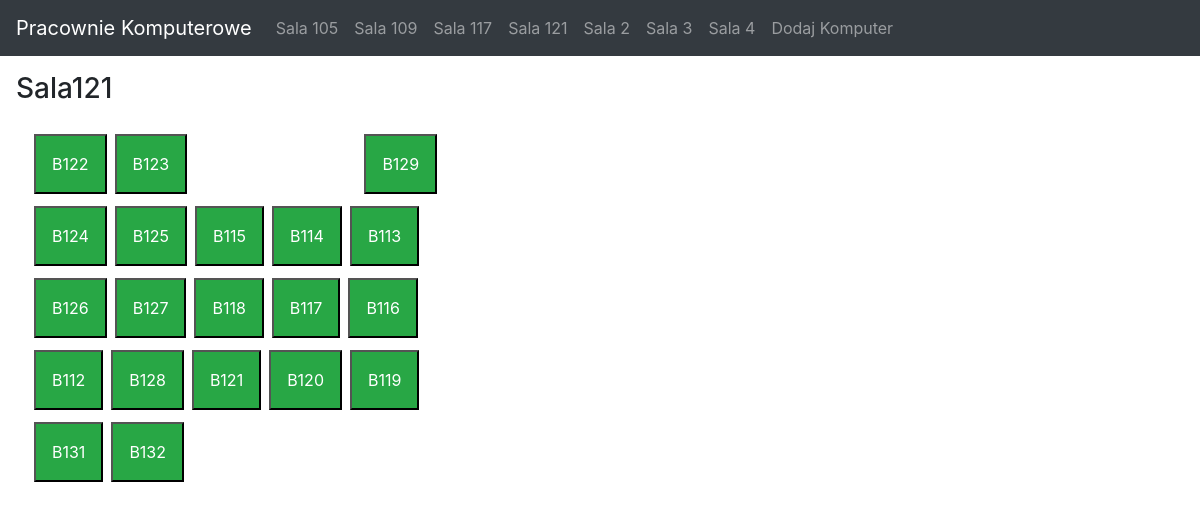
Page /s121/ on the committed database.
### compView/models.py (models this page shows, shortened)
class Computer(models.Model):
    classR = models.ForeignKey(ClassRoom, on_delete=models.CASCADE)
    name = models.CharField(max_length=200, default ="test")
    ip = models.CharField(max_length=200, default ="test")
    sys = models.CharField(max_length=200, default ="test")
    cpu = models.CharField(max_length=200, default ="test")
    isOn = models.BooleanField()

### compView/views.py (the view)
# urls.py: path("s121/", views.s121, name="s121"),
def s121(response):
    cr = Computer.objects.filter(classR = "2")
    return render(response, "compView/sala121.html", {"cr":cr})

### compView/templates/compView/sala121.html (shortened to what this page needs)
{% extends 'compView/base.html' %}
{% load static %}
{% block content %}
<h3 class="pt-3 ml-3">Sala121</h3>
<body>
    <div class="container pt-3">
        {%for class in cr%}
        {%if forloop.counter == 1 %}
        <div class="row">
        {% if class.isOn == True %}
            <button type="button" class="p-3 mb-2 bg-success text-white  text-center m-1" data-toggle="modal" data-target="#{{class.name}}">{{class.name}}</button>
            {%endif%}
        {%elif forloop.counter == 2 %}
            {% if class.isOn == True %}
            <button type="button" class="p-3 mb-2 bg-success text-white text-center m-1" data-toggle="modal" data-target="#{{class.name}}">{{class.name}}</button>
            {%endif%}
        {%else%}
        {% if class.isOn == True %}
        <button type="button" class="p-3 mb-2 bg-success text-white  text-center m-1" data-toggle="modal" data-target="#{{class.name}}">{{class.name}}</button>
        {% if forloop.counter == 3 or forloop.counter == 8  or forloop.counter == 13 or forloop.counter == 18 %}
            </div>
            <div class="row">
            {%endif%}
        {%endif%}
        {%endif%}
        {% endfor %}
    </div>
</body>
{% endblock %}

### rows in the picture
Computer: name "B122"
Computer: name "B123"
Computer: name "B129"
Computer: name "B124"
Computer: name "B125"
Computer: name "B115"
Computer: name "B114"
Computer: name "B113"
Computer: name "B126"
Computer: name "B127"
Computer: name "B118"
Computer: name "B117"
Computer: name "B116"
Computer: name "B112"
Computer: name "B128"
Computer: name "B121"
Computer: name "B120"
Computer: name "B119"
Computer: name "B131"
Computer: name "B132"
